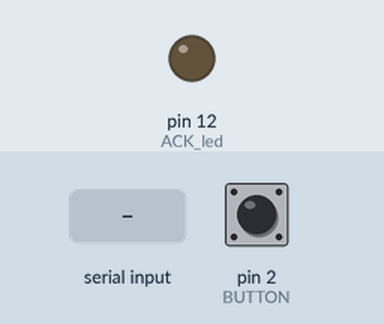
Simulated run of this sketch. Board: Arduino Uno, built with avr-gcc and run on an emulated ATmega328P. Shown: output pins drawn as LEDs (lit = HIGH). The inputs (shaded band) are chosen by the test bench; at power-on: pin 2 (BUTTON) LOW. What the sketch prints to the serial monitor is not drawn.

Above: at 1.2 s.
1.3 s: "A" received over Serial
At 1.7 s:
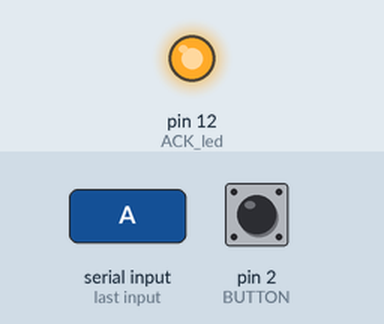
3.3 s: pin 2 (BUTTON) pulled HIGH for 0.15 s
Timing chart, 0 to 6.3 s (numbered marks = the images above; inputs shaded):
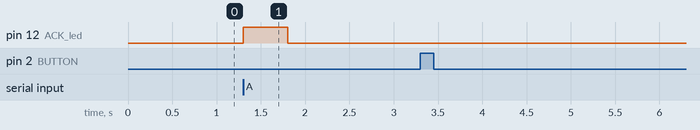

The sketch:

button_node.ino
```cpp
int BUTTON = 2;
int ACK_led = 12;

void setup()
{
  pinMode(BUTTON, INPUT);
  // initialize the digital pin as an output.
  pinMode(ACK_led, OUTPUT);
  Serial.begin(9600);
}

void loop(){
  // SEND
  // send a capital D over the serial port if the button is pressed
  if(digitalRead(BUTTON)==HIGH)
  {
    Serial.print("D");
    delay(300); // prevents overwhelming the serial port
  }

  // RECEIVE
  if (Serial.available()>0)
  {
    if (Serial.read() == 'A')
    {
      digitalWrite(ACK_led, HIGH);
      delay(500);
    }
    digitalWrite(ACK_led, LOW);
  }
}
```

Measured:
- after the input at 1.3 s, pin 12 (ACK_led): LOW → HIGH at once, → LOW 0.50 s later
- after the input at 3.3 s, every drawn part: stays the same
